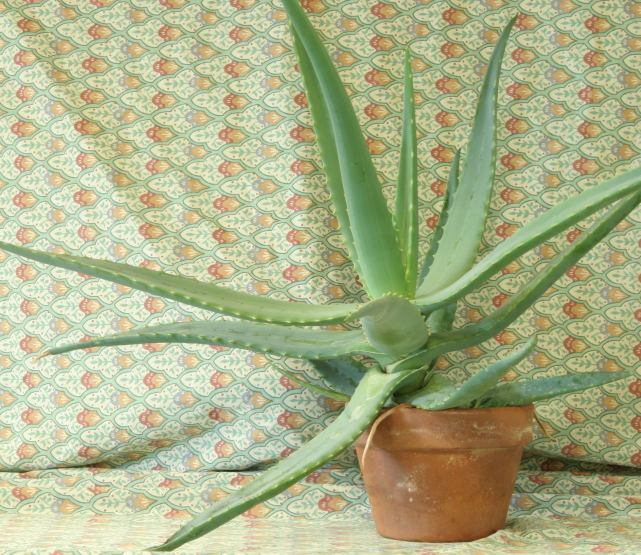
#> input picture ai_dev/OpenCv/aloeL.jpg, 1282 x 1110 px (shown at 1/2 size)
$ python depth2.py
#> lines starting #> are read from the running program, lines starting #| are printed output that depends on the picture
#Simple example of stereo image matching.

import numpy as np
from matplotlib import pyplot as plt
import cv2

print('loading images...')
imgL = cv2.pyrDown( cv2.imread('aloeL.jpg') )  # downscale images for faster processing
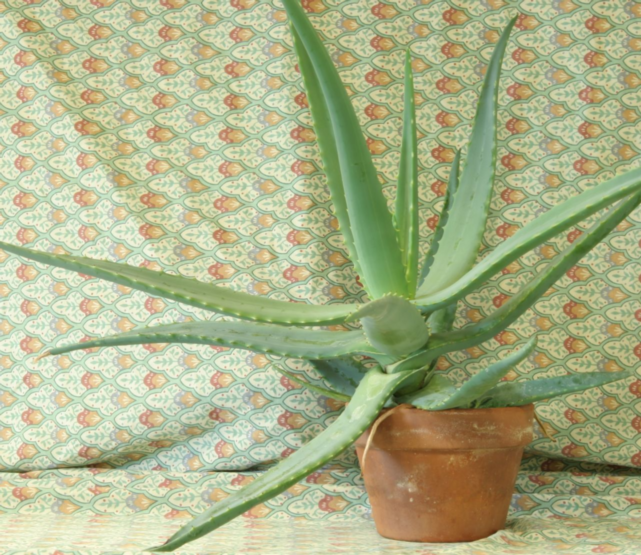
#> imgL: shape (555, 641, 3); mean B, G, R 136.6, 177.2, 171.2
imgR = cv2.pyrDown( cv2.imread('aloeR.jpg') )
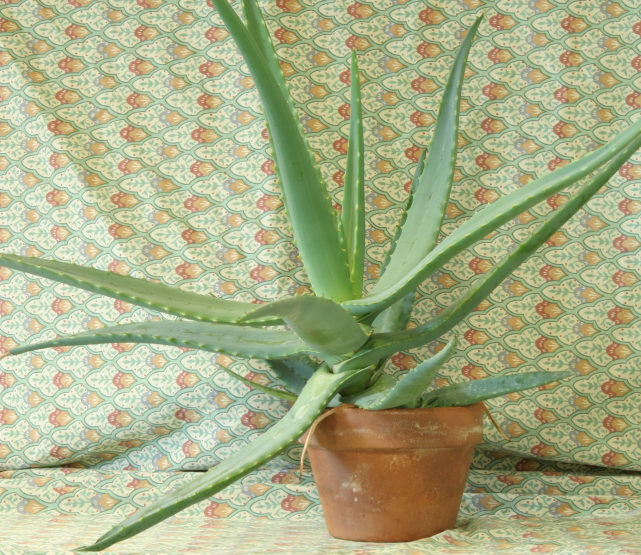
#> input picture ai_dev/OpenCv/aloeR.jpg, 1282 x 1110 px (shown at 1/2 size)
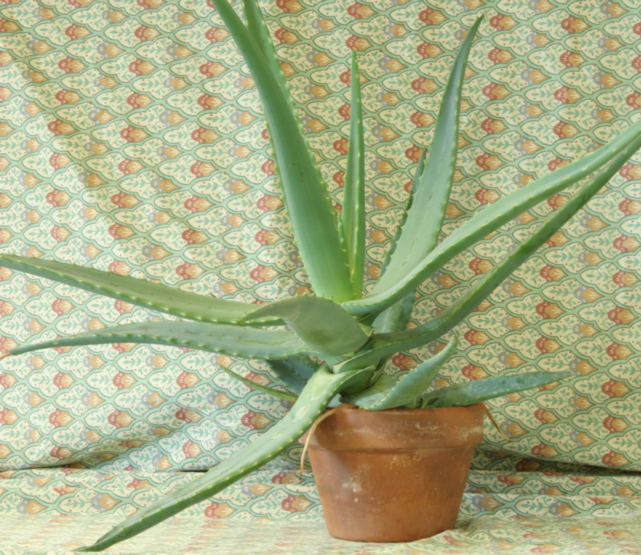
#> imgR: shape (555, 641, 3); mean B, G, R 134.1, 174.2, 168

# disparity range is tuned for 'aloe' image pair
window_size = 3
min_disp = 16
num_disp = 112-min_disp
stereo = cv2.StereoSGBM_create(minDisparity = min_disp,
    numDisparities = num_disp,
    blockSize = 16,
    P1 = 8*3*window_size**2,
    P2 = 32*3*window_size**2,
    disp12MaxDiff = 1,
    uniquenessRatio = 10,
    speckleWindowSize = 100,
    speckleRange = 32
)

print('computing disparity...')
disp = stereo.compute(imgL, imgR).astype(np.float32) / 16.0
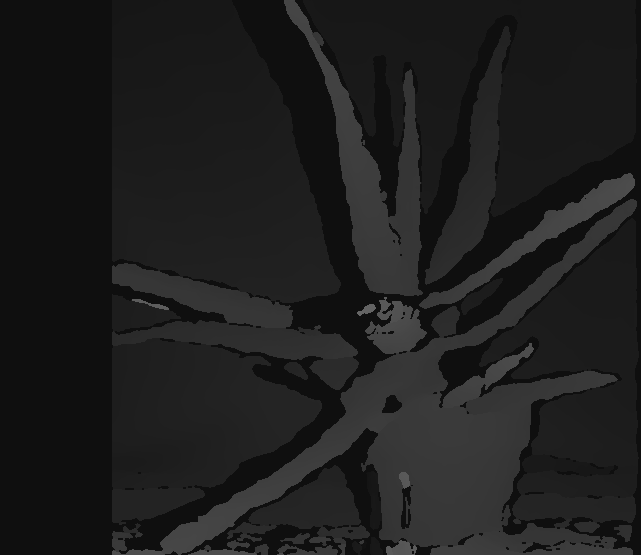
#> disp: shape (555, 641) float32; min 15, max 102.1, mean 29.9

plt.imshow((disp-min_disp)/num_disp, 'gist_gray')
plt.savefig('depth.png', bbox_inches='tight')
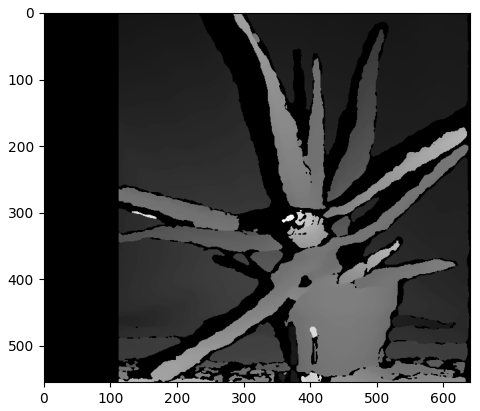
#> figure drawn by matplotlib, 1 panel
plt.show()
